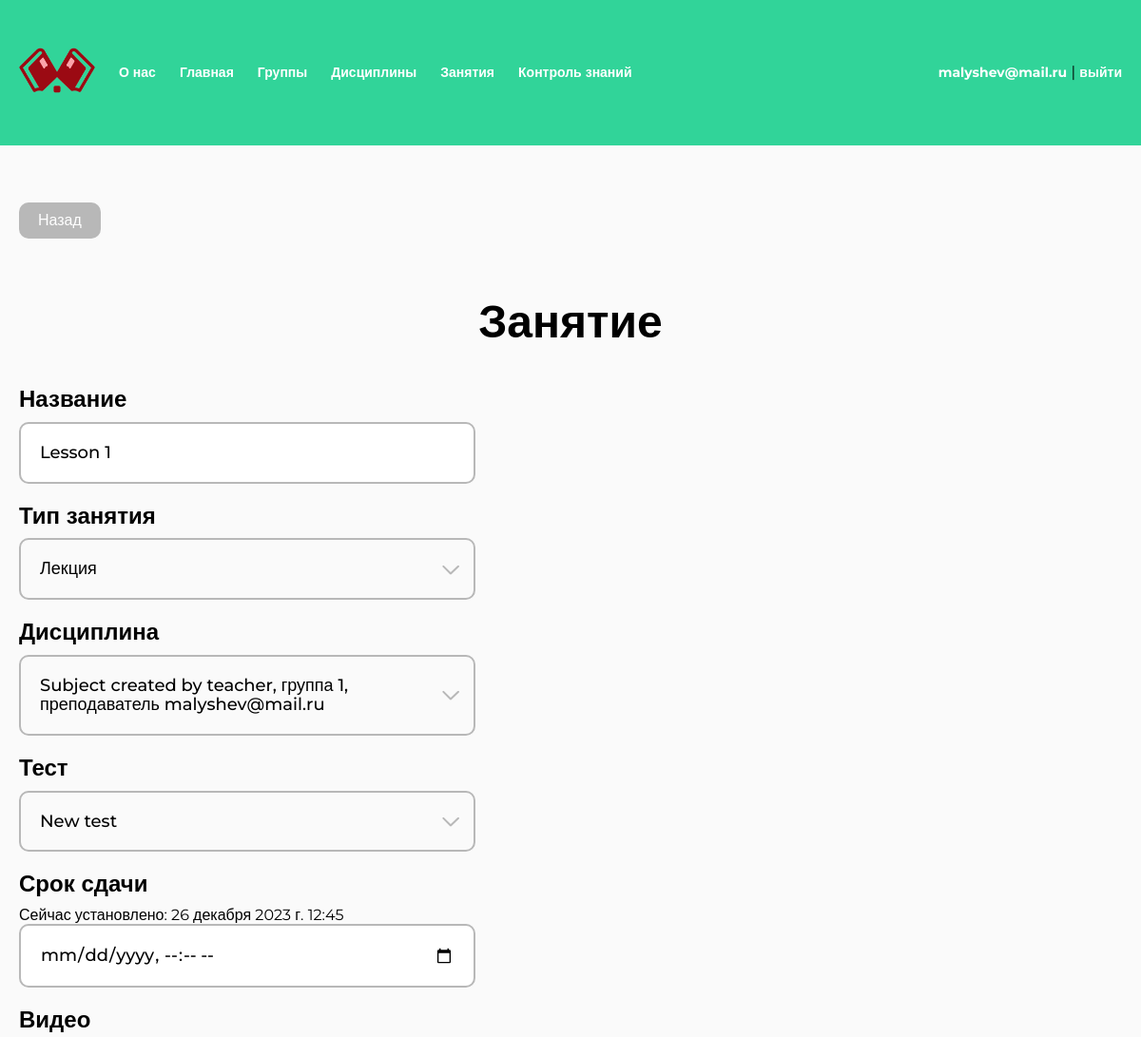
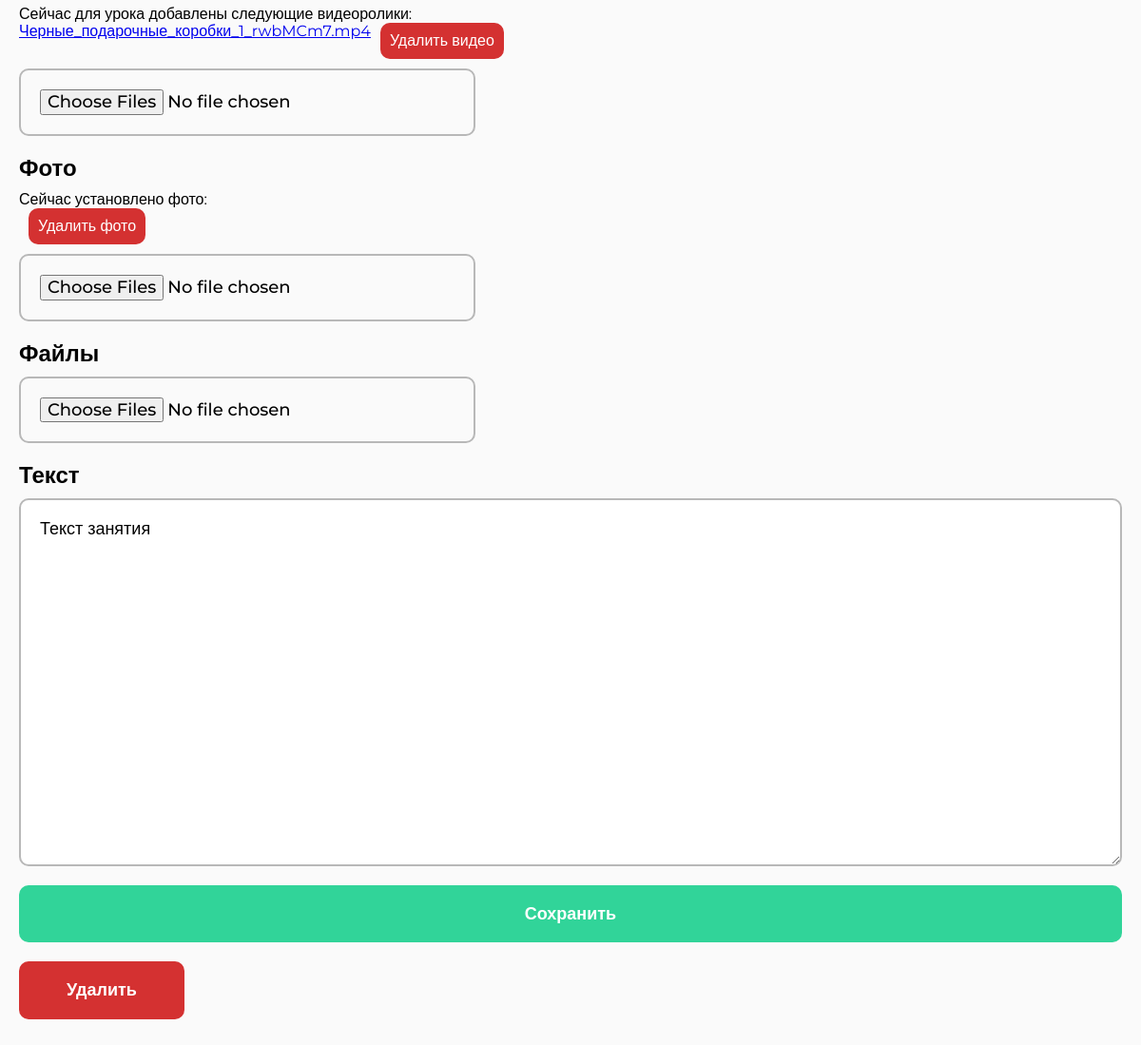
The app's page /teacher/my-lesson/14/ (signed in) with its own data (2 pictures, top to bottom).
### study/models.py (models this page shows, shortened)
class Lesson(models.Model):
    class Type(models.TextChoices):
        LECTURE = "LC", "Лекция"
        PRACTICAL = "PR", "Практическое занятия"
        LABORATORY = "LR", "Лабораторное занятие"
        CONTROL = "CW", "Контрольная работа"
        INDIVIDUAL = "IW", "Индивидуальное практическое занятие"
    type = models.CharField("Тип", max_length=32, choices=Type.choices)
    subject = models.ForeignKey(TeacherGroupSubject, related_name="lessons", on_delete=models.CASCADE, null=True, blank=True)
    name = models.CharField(max_length=128)
    test = models.OneToOneField(Test, on_delete=models.SET_NULL, null=True, blank=True)
    text = models.TextField(null=True, blank=True)
    deadline = models.DateTimeField(null=True, blank=True)
    class Meta:
        verbose_name = "Занятие"
        verbose_name_plural = "Занятия"

class TeacherGroupSubject(models.Model):
    teacher = models.ForeignKey(User, related_name="subjects", on_delete=models.CASCADE)
    subject = models.ForeignKey(Subject, related_name="items", on_delete=models.CASCADE)
    group = models.ForeignKey(Group, related_name="subjects", on_delete=models.CASCADE)
    class Meta:
        verbose_name = "Дисциплина группы"
        verbose_name_plural = "Дисциплины групп"
    def __str__(self):
        return f"{self.subject.name}, группа {self.group.number}, преподаватель {self.teacher}"

class Subject(models.Model):
    name = models.CharField(max_length=128)
    class Meta:
        verbose_name = "Дисциплина"
        verbose_name_plural = "Дисциплины"

class Group(models.Model):
    number = models.CharField(max_length=32)
    students = models.ManyToManyField(User, blank=True)
    class Meta:
        verbose_name = "Группа"
        verbose_name_plural = "Группы"

class Test(models.Model):
    name = models.CharField(max_length=128)
    class Meta:
        verbose_name = "Тест"
        verbose_name_plural = "Тесты"
    def __str__(self):
        return self.name

class LessonVideo(models.Model):
    video = models.FileField(upload_to="lessons/videos/")
    lesson = models.ForeignKey(Lesson, related_name="videos", on_delete=models.CASCADE)
    class Meta:
        verbose_name = "Видео"
        verbose_name_plural = "Видео"

class LessonPhoto(models.Model):
    photo = models.ImageField(upload_to="lessons/photos/")
    lesson = models.ForeignKey(Lesson, related_name="photos", on_delete=models.CASCADE)
    class Meta:
        verbose_name = "Фото"
        verbose_name_plural = "Фото"

### study/views.py (the view, shortened to what this page needs)
# urls.py: path("teacher/my-lesson/<int:pk>/", views.MyLessonEditView.as_view(), name="my-lesson"),
@method_decorator(teacher_only, name="dispatch")
class MyLessonEditView(LoginRequiredMixin, View):
    def get(self, request, *args, **kwargs):
        lesson = get_object_or_404(Lesson, pk=kwargs["pk"])
        user = request.user
        form = LessonForm(instance=lesson)
        tests = Test.objects.filter(lesson__isnull=True)
        subjects = TeacherGroupSubject.objects.filter(teacher=user)
        types = Lesson.type.field.choices
        photos = lesson.photos.all()
        videos = lesson.videos.all()
        files = lesson.files.all()
        return render(request, "study/teacher/edit-lesson.html", {
            "lesson": lesson,
            "form": form,
            "tests": tests,
            "subjects": subjects,
            "types": types,
            "photos": photos,
            "videos": videos,
            "files": files,
        })

### study/forms.py
class LessonForm(forms.ModelForm):
    photos = forms.ImageField(label="Фото", required=False)
    videos = forms.FileField(label="Видео", required=False)
    files = forms.FileField(label="Файлы", required=False)
    class Meta:
        model = Lesson
        fields = ("name", "type", "subject", "test", "text", "deadline")
        labels = {
            "name": "Название",
            "type": "Тип занятия",
            "subject": "Дисциплина",
            "test": "Тест",
            "text": "Текст",
            "deadline": "Срок сдачи"
        }
    def __init__(self, *args, **kwargs):
        super(LessonForm, self).__init__(*args, **kwargs)
        for visible in self.visible_fields():
            visible.field.widget.attrs['class'] = 'form__input'
        self.fields["text"].widget.attrs['class'] = 'form__input full-w'
        self.fields["photos"].widget.attrs['multiple'] = True
        self.fields["videos"].widget.attrs['multiple'] = True
        self.fields["files"].widget.attrs['multiple'] = True

### study/templates/study/teacher/edit-lesson.html (shortened to what this page needs)
{% extends "base.html" %}
{% load util %}
{% load static %}
{% block extra_css %}
<link rel="stylesheet" href="{% static 'css/select.css' %}">
<link rel="stylesheet" href="{% static 'css/table.css' %}">
{% endblock %}
{% block content %}
<a href="{% url 'my-lessons' %}" class="back">Назад</a>
<section class="section-teachers mt-40">
    <h1 class="h1 h1_center">Занятие</h1>
    <form action="." method="POST" class="form form_left form_full-w mt-40" enctype="multipart/form-data">
        <div class="form__item">
            <label for="{{ form.name.id_for_label }}" class="form__label">{{ form.name.label }}</label>
            {{ form.name }}
        </div>
        <div class="form__item">
            <label for="{{ form.type.id_for_label }}" class="form__label">{{ form.type.label }}</label>
            <div class="form__input select" role="close">
                <div class="select__selected">{{ lesson.get_type_display|default:"---" }}</div>
                <div class="select__icon">
                </div>
            </div>
        </div>
        <div class="form__item">
            <label for="{{ form.subject.id_for_label }}" class="form__label">{{ form.subject.label }}</label>
            <div class="form__input select" role="close">
                <div class="select__selected">{{ lesson.subject|default_if_none:"---" }}</div>
                <div class="select__icon">
                </div>
            </div>
        </div>
        <div class="form__item">
            <label for="{{ form.test.id_for_label }}" class="form__label">{{ form.test.label }}</label>
            <div class="form__input select" role="close">
                <div class="select__selected">{{ lesson.test|default_if_none:"---" }}</div>
                <div class="select__icon">
                </div>
            </div>
        </div>
        <div class="form__item">
            <label for="{{ form.deadline.id_for_label }}" class="form__label">{{ form.deadline.label }}</label>
            {% if form.deadline.value %}
            <p>Сейчас установлено: {{ form.deadline.value }}</p>
            {% endif %}
            {{ form.deadline }}
        </div>
        <div class="form__item">
            <label for="{{ form.videos.id_for_label }}" class="form__label">{{ form.videos.label }}</label>
            {% if videos %}
            <p>
                Сейчас для урока добавлены следующие видеоролики: <br>
                {% for video in videos %}
                <div style="display: flex; align-items: flex-start; gap: 10px; margin-bottom: 10px;">
                    <a href="{{ video.video.url }}">{{ video.video|cut:"lessons/videos/" }}</a>
                    <a href="{% url 'lesson-remove-video' video.pk %}" class="btn btn-table btn_red confirm">Удалить видео</a>
                </div>
                {% endfor %}
            </p>
            {% endif %}
            {{ form.videos }}
        </div>
        <div class="form__item">
            <label for="{{ form.photos.id_for_label }}" class="form__label">{{ form.photos.label }}</label>
            {% if photos %}
            <p>
                Сейчас установлено фото: <br>
                {% for photo in photos %}
                <div style="display: flex; align-items: flex-start; gap: 10px; margin-bottom: 10px;">
                    <a href="{% url 'lesson-remove-photo' photo.pk %}" class="btn btn-table btn_red confirm">Удалить фото</a>
                </div>
                {% endfor %}
            </p>
            {% endif %}
            {{ form.photos }}
        </div>
        <div class="form__item">
            <label for="{{ form.files.id_for_label }}" class="form__label">{{ form.files.label }}</label>
            {{ form.files }}
        </div>
        <div class="form__item">
            <label for="{{ form.text.id_for_label }}" class="form__label">{{ form.text.label }}</label>
            {{ form.text }}
        </div>
        <div class="form__item">
            <button type="submit" class="btn">Сохранить</button>
        </div>
        <div class="form__item">
            <a href="{% url 'lesson-delete' lesson.pk %}" class="btn btn_red confirm submit">Удалить</a>
        </div>
    </form>
</section>
{% endblock %}

### templates/base.html (shortened to what this page needs)
{% load static %}
<!DOCTYPE html>
<html lang="ru">
<head>
	<link rel="stylesheet" href="{% static 'css/reset.css' %}">
	<link rel="stylesheet" href="{% static 'css/main.css' %}">
	<link rel="stylesheet" href="{% static 'css/menu.css' %}">
    {% block extra_css %}{% endblock %}
</head>
<body>
	<header class="header">
		<div class="container">
			<ul class="header-menu">
				<li><a href="{% url 'index' %}" class="logo"><img src="{% static 'img/logo.png' %}" alt=""></a></li>
				<li><a href="{% url 'about' %}">О нас</a></li>
				{% if user.is_authenticated %}
				<li><a href="{% url 'index' %}">Главная</a></li>
				{% if user.profile.type == 1 %}
				<li><a href="{% url 'teachers' %}">Преподаватели</a></li>
				<li><a href="{% url 'students' %}">Студенты</a></li>
				<li><a href="{% url 'applications' %}">Заявки</a></li>
				<li><a href="{% url 'groups' %}">Группы</a></li>
				<li><a href="{% url 'subjects' %}">Дисциплины</a></li>
				<li><a href="{% url 'lessons' %}">Занятия</a></li>
				<li><a href="{% url 'tests' %}">Контроль знаний</a></li>
				{% elif user.profile.type == 2 %}
				<li><a href="{% url 'my-group' %}">Группы</a></li>
				<li><a href="{% url 'my-subjects' %}">Дисциплины</a></li>
				<li><a href="{% url 'my-lessons' %}">Занятия</a></li>
				<li><a href="{% url 'tests' %}">Контроль знаний</a></li>
				{% endif %}
				<li class="header-menu-profile">
					<a href="{% url 'profile' %}">{{ user.username }}</a> | <a href="{% url 'logout' %}">выйти</a>
				</li>
				{% endif%}
			</ul>
		</div>
	</header>
	<main class="main">
		<div class="container">
		    {% block content %}{% endblock %}
		</div>
	</main>
</body>
</html>

### static/css/main.css (style rules this page uses)
:root { --green: #31D499; --red: #D43131; --background: #FAFAFA; --gray: #B8B8B8; --tablePrimary: #EFEFEF; --tableSecondary: #FAFAFA; }
* { padding: 0; margin: 0; box-sizing: border-box; }
html { font-family: "Montserrat", sans-serif; }
body { display: flex; flex-direction: column; min-height: 100vh; height: 100%; }
.container { max-width: 1240px; padding: 0 20px; margin: 0 auto; position: relative; }
.mt-40 { margin-top: 40px; }
.h1 { color: #000; font-size: 48px; font-weight: 700; }
.h1_center { text-align: center; }
input, textarea { color: #000; font-size: 18px; font-weight: 500; padding: 20px; max-width: 480px; width: 100%; border-radius: 10px; border: 2px solid var(--gray); display: block; }
textarea.full-w { max-width: 100%; aspect-ratio: 3 / 1; }
input::placeholder { color: var(--gray); }
.btn { color: #FFF; font-size: 18px; font-weight: 700; border-radius: 10px; background: var(--green); padding: 20px 50px; text-align: center; cursor: pointer; text-decoration: none; display: block; width: fit-content; }
.btn.btn_red { background: var(--red); }
.btn.btn-table { padding: 10px; font-size: 16px; font-weight: 500; }
button[type='submit'], button.submit { width: 100%; padding: 20px; }
.header { padding: 50px 0; background: var(--green); }
.logo img { width: 100%; max-width: 80px; }
.main { flex: 1 1 100%; padding: 60px 0; background-color: var(--background); }
.form { max-width: 480px; width: 100%; margin-left: auto; margin-right: auto; }
.form_full-w { max-width: 100%; }
.form_left { margin-left: 0; margin-right: 0; }
.form__item:not(:last-of-type) { margin-bottom: 20px; }
.form__label { display: block; margin-bottom: 10px; color: #000; font-size: 24px; font-weight: 700; }
.form__label { display: block; }
.back { display: inline-block; margin-bottom: 20px; font-size: 16px; font-weight: 500; text-decoration: none; color: white; border-radius: 10px; background: var(--gray); padding: 10px 20px; }

### static/css/menu.css (style rules this page uses)
ul { list-style: none; }
.header-menu { display: flex; align-items: center; gap: 25px; width: 100%; }
.header-menu a { text-decoration: none; font-weight: 700; color: white; font-size: 14px; }
.header-menu-profile { margin-left: auto; }

### static/css/select.css (style rules this page uses)
.select { color: #000; font-size: 18px; font-weight: 500; padding: 20px; max-width: 480px; width: 100%; border-radius: 10px; border: 2px solid var(--gray); display: block; position: relative; cursor: pointer; }
.select__icon { position: absolute; right: 15px; top: 50%; translate: 0 -50%; transition: rotate 400ms; }

### records on screen
Lesson: name "Lesson 1", type "Лекция", subject "Subject created by teacher, группа 1, преподаватель malyshev@mail.ru", test "New test", text "Текст занятия"
LessonVideo: video "Черные_подарочные_коробки_1_rwbMCm7.mp4"

### other values on screen
{{ user.username }} "malyshev@mail.ru"
